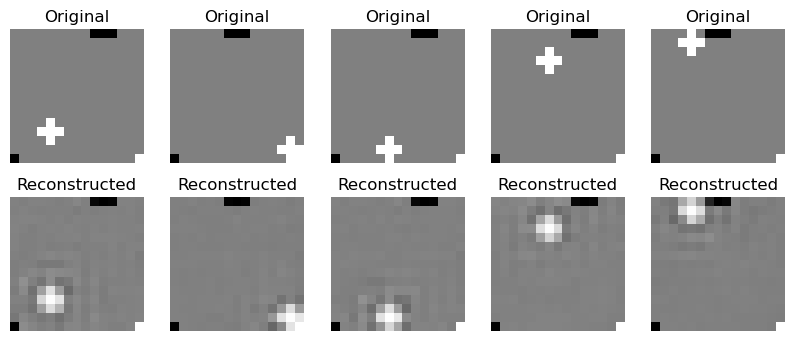

Recreate this plot in Python.
#!/usr/bin/env python
# coding: utf-8

# Importing Libraries

# In[14]:


import numpy as np
import pandas as pd
import tensorflow as tf
from tensorflow.keras import layers, models
from sklearn.model_selection import train_test_split
import matplotlib.pyplot as plt


# In[12]:


#load the allpix.csv data
all_pix = pd.read_csv('allpix.csv', header=None)

#convert to numpy array
all_pix = all_pix.values

#normalize pixel values between [0, 1]
all_pix = (all_pix + 1) / 2

#reshape the data to (samples, 15, 15, 1) for CNN input
all_pix = all_pix.reshape(-1, 15, 15, 1)

#split the data into training and testing sets
train_pix, test_pix = train_test_split(all_pix, test_size=0.2, random_state=42)

#build the autoencoder model
def build_autoencoder():
    input_img = layers.Input(shape=(15, 15, 1))

    # Encoder
    x = layers.Conv2D(32, (3, 3), activation='relu', padding='same')(input_img)
    x = layers.MaxPooling2D((2, 2), padding='same')(x)
    x = layers.Conv2D(64, (3, 3), activation='relu', padding='same')(x)
    encoded = layers.MaxPooling2D((2, 2), padding='same')(x)

    # Decoder
    x = layers.Conv2DTranspose(64, (3, 3), activation='relu', padding='same')(encoded)
    x = layers.UpSampling2D((2, 2))(x)
    x = layers.Conv2DTranspose(32, (3, 3), activation='relu', padding='same')(x)
    x = layers.UpSampling2D((2, 2))(x)

    # Adjust the output size to 15x15 using valid padding or Cropping2D
    x = layers.Conv2D(1, (3, 3), activation='sigmoid', padding='same')(x)
    decoded = layers.Cropping2D(cropping=((0, 1), (0, 1)))(x)  # Crop down to (15, 15, 1)

    autoencoder = models.Model(input_img, decoded)
    return autoencoder

#build and compile the autoencoder
autoencoder = build_autoencoder()
autoencoder.compile(optimizer='adam', loss='mse')

#train the autoencoder
history = autoencoder.fit(train_pix, train_pix, epochs=50, batch_size=32, validation_data=(test_pix, test_pix))

#plot loss curves
plt.figure(figsize=(12, 5))
plt.subplot(1, 2, 1)
plt.plot(history.history['loss'], label='Training Loss')
plt.plot(history.history['val_loss'], label='Validation Loss')
plt.title('Model Loss')
plt.xlabel('Epoch')
plt.ylabel('Loss')
plt.legend()
plt.show()

#evaluate the model
loss = autoencoder.evaluate(test_pix, test_pix)
print(f"Test Loss: {loss:.4f}")

#make predictions on test data
decoded_imgs = autoencoder.predict(test_pix)


# In[13]:


#display original and reconstructed images
n = 5  #number of images to display
plt.figure(figsize=(10, 4))
for i in range(n):
    #display original
    ax = plt.subplot(2, n, i + 1)
    plt.imshow(test_pix[i].reshape(15, 15), cmap='gray')
    plt.title("Original")
    plt.axis("off")

    #display reconstruction
    ax = plt.subplot(2, n, i + 1 + n)
    plt.imshow(decoded_imgs[i].reshape(15, 15), cmap='gray')
    plt.title("Reconstructed")
    plt.axis("off")
plt.show()
